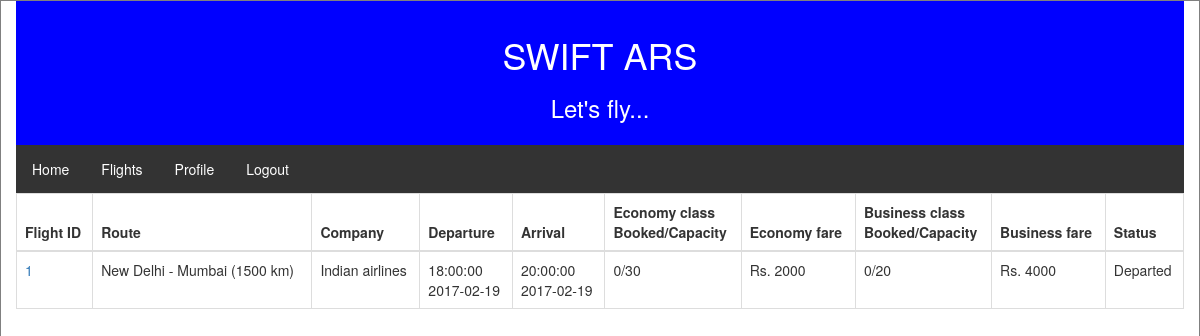
Screenshot of /flight/1/ (signed in) with the database file from the repository.
### tables this page shows
CREATE TABLE company (
  c_id integer primary key,
  name text
);

### app.py (the view, shortened to what this page needs)
@app.route('/flight/<int:flight_id>/', methods=['GET', 'POST'])
@flask_login.login_required
def flight_info(flight_id):
    headers = ["Flight ID", "Route", "Company", "Departure", "Arrival", "Economy class<br/>Booked/Capacity", "Economy fare",
                "Business class<br/>Booked/Capacity", "Business fare", "Status"]
    flight = fetch_flights(None, None, None, None, flight_id)
    if flask.request.method == 'GET':
        return flask.render_template('flight_info.html', headers = headers, flight = flight)

### app.py (called while the page is built)
@login_manager.user_loader
def user_loader(email):
    if email not in users:
        return
    user = User()
    user.id = email
    user.name = users[email]['name']
    return user

### db_fetcher.py (called while the page is built)
def fetch_routes_data(route_id = None):
    conn = sqlite3.connect('airlines.db')
    c = conn.cursor()
    c.execute("select * from location")
    rows = c.fetchall()
    locations = {}
    for row in rows:
        locations[row[0]] = row[1]
    if route_id == None:
        c.execute("select * from route")
    else:
        c.execute("select * from route where r_id = ?", (route_id,))
    rows = c.fetchall()
    routes = {}
    for row in rows:
        routes[row[0]] = "%s - %s (%s km)"%(locations[row[1]], locations[row[2]], row[3])
    return routes

def fetch_companies_data(company_id = None):
    conn = sqlite3.connect('airlines.db')
    c = conn.cursor()
    if company_id == None:
        c.execute("select c_id, name from company")
    else:
        c.execute("select c_id, name from company where c_id = ?", (company_id))
    rows = c.fetchall()
    companies = {}
    for row in rows:
        companies[row[0]] = row[1]
    return companies

### templates/flight_info.html (shortened to what this page needs)
{% extends "base.html" %}
{% block content %}
    <ul>
        <li><a href="/">Home</a></li>
        <li><a href="/flights">Flights</a></li>
        <li><a href="/profile">Profile</a></li>
        <li><a href="/logout">Logout</a></li>
    </ul>
    {% autoescape false %}
    <table class="table table-bordered">
        <thead>
            <tr>
                {% for header in headers %}
                    <th>
                        {{header}}
                    </th>
                {% endfor %}
            </tr>
        </thead>
        <tbody>
            {% for row in flight %}
                <tr>
                    {% for col in row %}
                        <td>
                            {{col}}
                        </td>
                    {% endfor %}
                </tr>
            {% endfor %}
        </tbody>
    </table>
    {% endautoescape %}
{% endblock %}

### templates/base.html (style rules this page uses)
ul { list-style-type: none; margin: 0; padding: 0; overflow: hidden; background-color: #333; }
li { float: left; }
li a { display: block; color: white; text-align: center; padding: 14px 16px; text-decoration: none; }

### rows the page displays
company: row "1" "New Delhi - Mumbai (1500 km)" "18:00:00 2017-02-19" "20:00:00 2017-02-19" "0/30" "Rs. 2000" "0/20" "Rs. 4000" "Departed", name "Indian airlines"

### other values shown
{{ header }} "Flight ID" "Route" "Company" "Departure" "Arrival" "Economy class Booked/Capacity" "Economy fare" "Business class Booked/Capacity" "Business fare" "Status"
